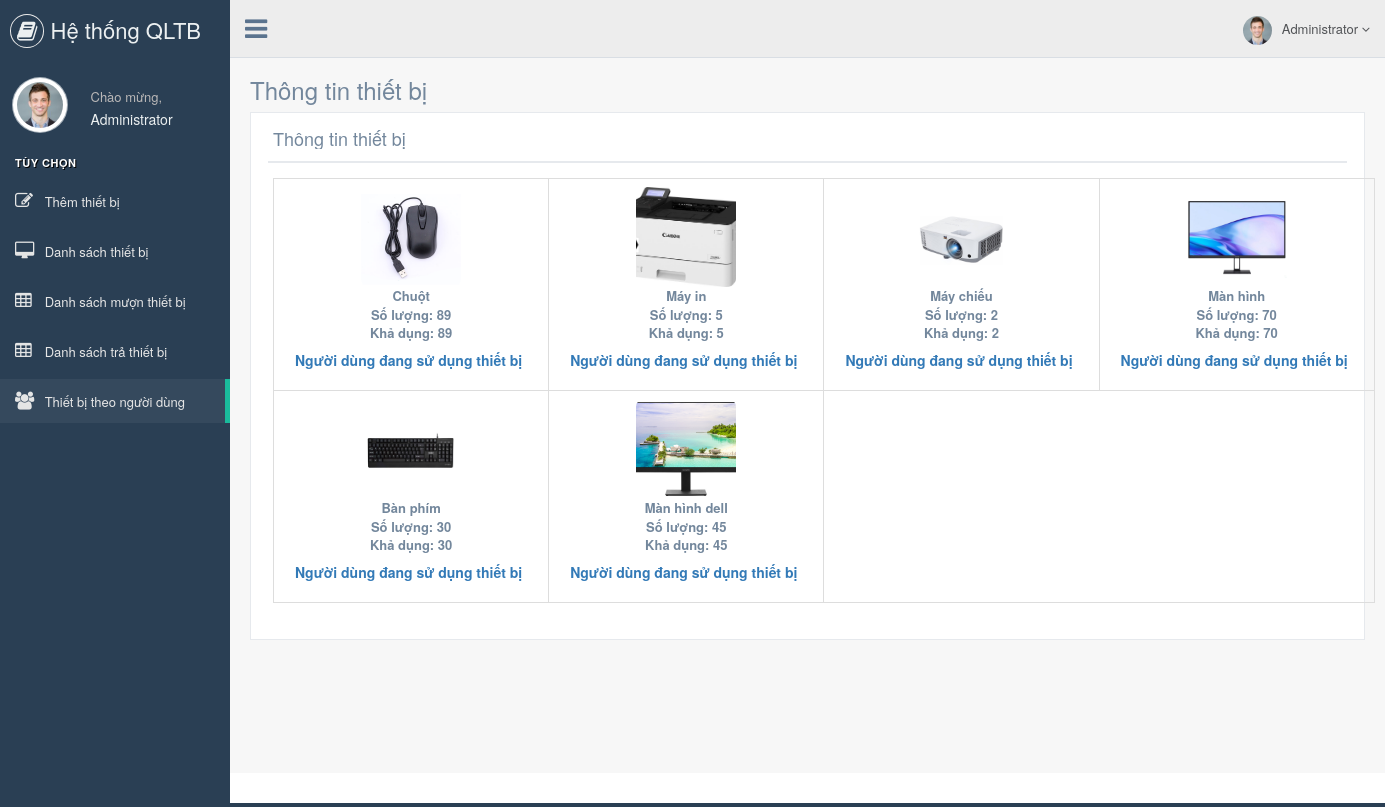
The app's page /admin/device_details_with_user.php (signed in) with its own data.
### tables this page shows
CREATE TABLE `add_device` (
  `id` int(5) NOT NULL,
  `device_name` varchar(50) NOT NULL,
  `device_image` varchar(5000) NOT NULL,
  `device_status` varchar(50) NOT NULL,
  `device_qty` varchar(50) NOT NULL,
  `available_qty` varchar(50) NOT NULL,
  `admin_username` varchar(50) NOT NULL
);

### admin/device_details_with_user.php (the view, shortened to what this page needs)
<?php
require_once "connection.php";
require_once "header.php";
$stmt = $link->prepare("SELECT device_name, device_image, device_qty, available_qty FROM add_device");
$stmt->execute();
$result = $stmt->get_result();
?>
<div class="right_col" role="main">
    <div class="">
        <div class="page-title">
            <div class="title_left">
                <h3>Thông tin thiết bị</h3>
            </div>
        </div>
        <div class="clearfix"></div>
        <div class="row" style="min-height:500px">
            <div class="col-md-12 col-sm-12 col-xs-12">
                <div class="x_panel">
                    <div class="x_title">
                        <h2>Thông tin thiết bị</h2>
                        <div class="clearfix"></div>
                    </div>
                    <div class="x_content">
                        <?php if ($result->num_rows === 0): ?>
                            <div class="alert alert-info">Hiện chưa có thiết bị nào trong hệ thống.</div>
                        <?php else: ?>
                            <table class="table table-bordered text-center">
                                <tr>
                                    <?php
                                    $i = 0;
                                    while ($row = $result->fetch_assoc()):
                                        $i++;
                                        $device_name = htmlspecialchars($row["device_name"]);
                                        $device_qty = intval($row["device_qty"]);
                                        $available_qty = intval($row["available_qty"]);
                                        $device_image = htmlspecialchars($row["device_image"]);
                                    ?>
                                        <td style="vertical-align:top;">
                                            <img src="<?php echo '../public_image/' . $device_image; ?>"
                                                 alt="<?php echo $device_name; ?>"
                                                 height="100" width="100"
                                                 style="object-fit:cover; border-radius:8px;">
                                            <br>
                                            <b><?php echo $device_name; ?></b><br>
                                            <b>Số lượng: <?php echo $device_qty; ?></b><br>
                                            <b>Khả dụng: <?php echo $available_qty; ?></b><br>
                                            <a href="all_user_of_this_device.php?device_name=<?php echo urlencode($device_name); ?>"
                                               class="btn btn-link text-danger"
                                               style="font-weight:bold;">Người dùng đang sử dụng thiết bị</a>
                                        </td>
                                    <?php
                                        if ($i % 4 == 0) echo "</tr><tr>";
                                    endwhile;
                                    ?>
                                </tr>
                            </table>
                        <?php endif; ?>
                    </div>
                </div>
            </div>
        </div>
    </div>
</div>
<?php
require_once "footer.php";
?>

### admin/header.php (shortened to what this page needs)
<?php
$adminName = htmlspecialchars($_SESSION['admin'], ENT_QUOTES, 'UTF-8');
?>
<!DOCTYPE html>
<html lang="vi">
<head>
    <link rel="stylesheet" href="css/bootstrap.min.css">
    <link rel="stylesheet" href="css/font-awesome.min.css">
    <link rel="stylesheet" href="css/nprogress.css">
    <link rel="stylesheet" href="css/custom.min.css">
</head>
<body class="nav-md">
<div class="container body">
    <div class="main_container">
        <div class="col-md-3 left_col">
            <div class="left_col scroll-view">
                <div class="navbar nav_title" style="border: 0;">
                    <a href="#" class="site_title">
                        <i class="fa fa-book"></i> <span>Hệ thống QLTB</span>
                    </a>
                </div>
                <div class="profile clearfix">
                    <div class="profile_pic">
                        <img src="images/img.jpg" alt="Avatar" class="img-circle profile_img">
                    </div>
                    <div class="profile_info">
                        <span>Chào mừng,</span>
                        <h2><?= $adminName ?></h2>
                    </div>
                </div>
                <br/>
                <div id="sidebar-menu" class="main_menu_side hidden-print main_menu">
                    <div class="menu_section">
                        <h3>Tùy chọn</h3>
                        <ul class="nav side-menu">
                            <li><a href="add_device.php"><i class="fa fa-edit"></i> Thêm thiết bị</a></li>
                            <li><a href="display_device.php"><i class="fa fa-desktop"></i> Danh sách thiết bị</a></li>
                            <li><a href="issue_device.php"><i class="fa fa-table"></i> Danh sách mượn thiết bị</a></li>
                            <li><a href="return_device.php"><i class="fa fa-table"></i> Danh sách trả thiết bị</a></li>
                            <li><a href="device_details_with_user.php"><i class="fa fa-users"></i> Thiết bị theo người dùng</a></li>
                        </ul>
                    </div>
                </div>
            </div>
        </div>
        <div class="top_nav">
            <div class="nav_menu">
                <nav>
                    <div class="nav toggle">
                        <a id="menu_toggle"><i class="fa fa-bars"></i></a>
                    </div>
                    <ul class="nav navbar-nav navbar-right">
                        <li class="">
                            <a href="javascript:;" class="user-profile dropdown-toggle" data-toggle="dropdown" aria-expanded="false">
                                <img src="images/img.jpg" alt=""><?= $adminName ?>
                                <span class="fa fa-angle-down"></span>
                            </a>
                        </li>
                    </ul>
                </nav>
            </div>
        </div>

### admin/footer.php (shortened to what this page needs)
        <footer>
        </footer>
    </div>
</div>
</body>
</html>

### records on screen
add_device: device_image (picture), device_name "Chuột", device_qty "89", available_qty "89"
add_device: device_image (picture), device_name "Máy in", device_qty "5", available_qty "5"
add_device: device_image (picture), device_name "Máy chiếu", device_qty "2", available_qty "2"
add_device: device_image (picture), device_name "Màn hình", device_qty "70", available_qty "70"
add_device: device_image (picture), device_name "Bàn phím", device_qty "30", available_qty "30"
add_device: device_image (picture), device_name "Màn hình dell", device_qty "45", available_qty "45"

### other values on screen
$adminName "Administrator"
